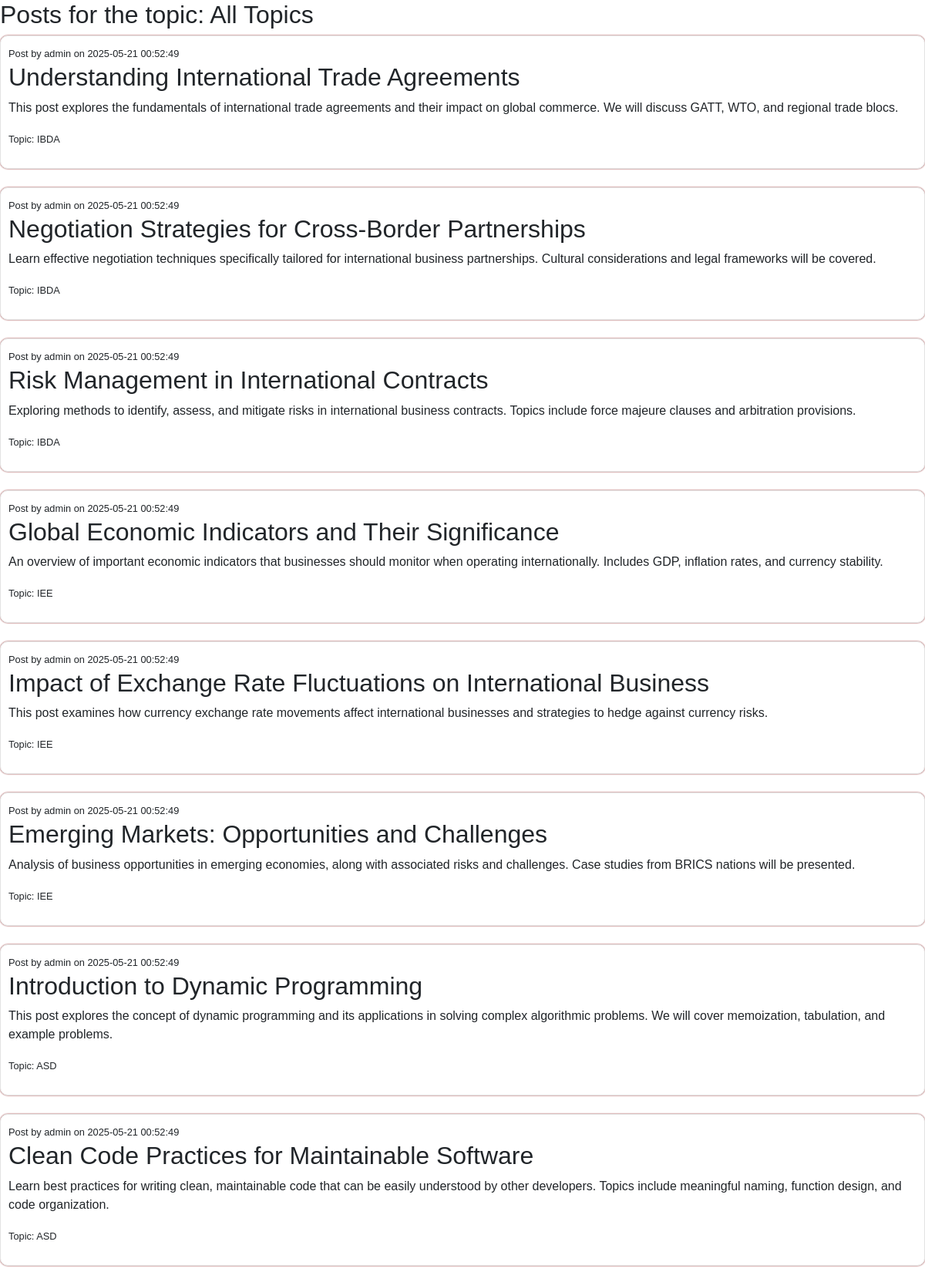
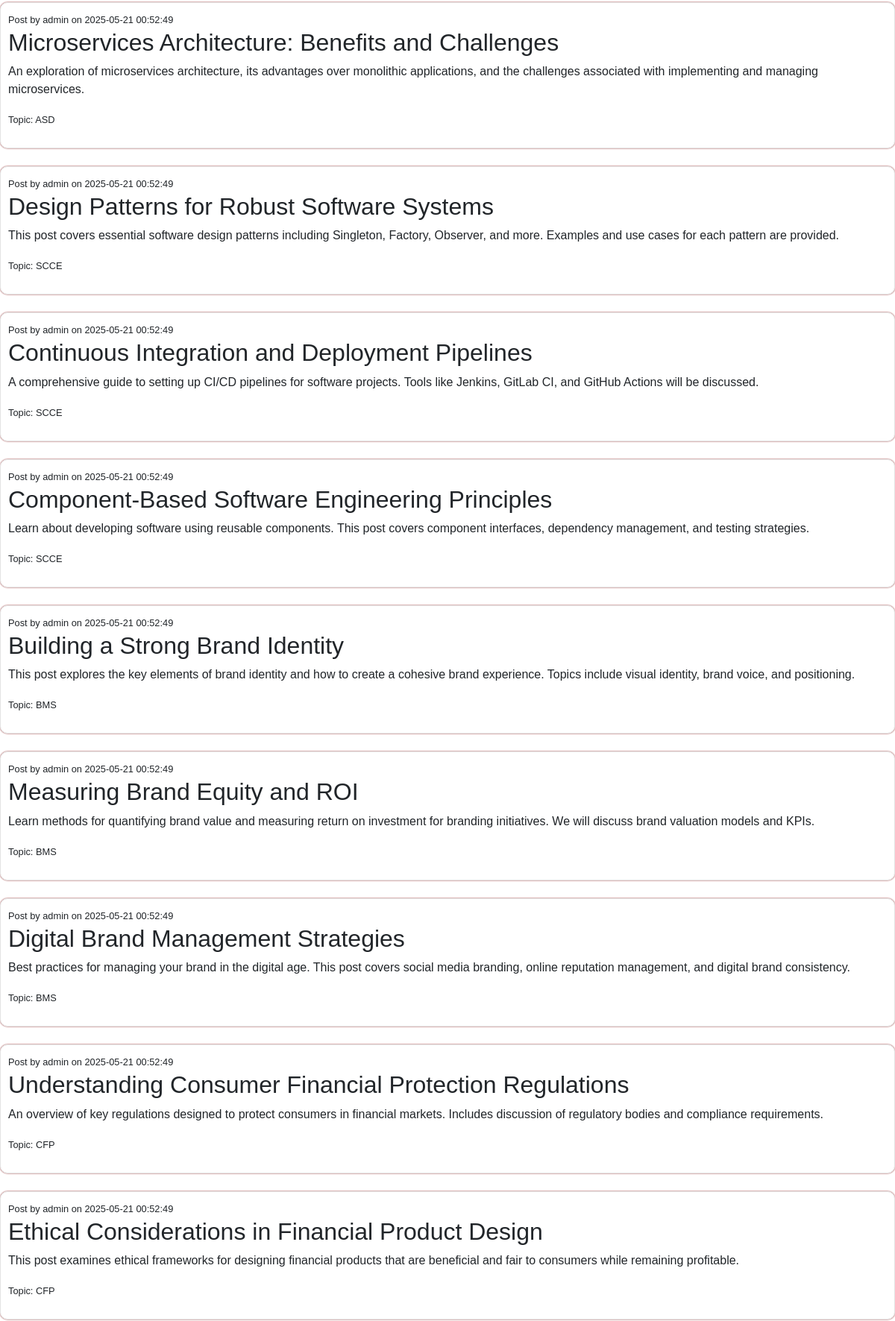
The app's page /view_posts.php (upper part) with its own data (2 pictures, top to bottom).
### tables this page shows
CREATE TABLE IF NOT EXISTS posts (
    id INT AUTO_INCREMENT PRIMARY KEY,
    user_id INT NOT NULL,
    title VARCHAR(255) NOT NULL,
    content TEXT NOT NULL,
    topic VARCHAR(100) NOT NULL,
    created_at TIMESTAMP DEFAULT CURRENT_TIMESTAMP,
    FOREIGN KEY (user_id) REFERENCES users(id) ON DELETE CASCADE
);

CREATE TABLE IF NOT EXISTS users (
    id INT AUTO_INCREMENT PRIMARY KEY,
    username VARCHAR(50) NOT NULL UNIQUE,
    password VARCHAR(255) NOT NULL,
    email VARCHAR(100) NOT NULL UNIQUE,
    created_at TIMESTAMP DEFAULT CURRENT_TIMESTAMP
);

### view_posts.php (the view, shortened to what this page needs)
<!DOCTYPE html>
<html lang="en">
<head>
    <link href="https://stackpath.bootstrapcdn.com/bootstrap/4.5.2/css/bootstrap.min.css" rel="stylesheet">
    <link href="css/styles.css" rel="stylesheet">
</head>
<body>
    <?php
    include 'db.php';
    $selectedTopic = isset($_GET['topic']) ? $_GET['topic'] : '';
    if ($selectedTopic) {
        $sql = "SELECT posts.id, posts.title, posts.content, posts.topic, posts.created_at, users.username
                FROM posts
                JOIN users ON posts.user_id = users.id
                WHERE posts.topic = '$selectedTopic'
                ORDER BY posts.created_at DESC";
    }
    else {
        $sql = "SELECT posts.id, posts.title, posts.content, posts.topic, posts.created_at, users.username
                FROM posts
                JOIN users ON posts.user_id = users.id";
        $sql .= " ORDER BY posts.created_at DESC";
    }
    $result = $conn->query($sql);
    if ($result && $result->num_rows > 0) {
        echo "<h2>Posts for the topic: " . ($selectedTopic ? $selectedTopic : 'All Topics') . "</h2>";
        while ($row = $result->fetch_assoc()) {
            echo displayPost($row, $conn);
        }
    } else {
        echo "<p>No posts found for the selected topic.</p>";
    }
    function displayPost($row, $conn) {
        echo "<div class='post mb-4 post-container'>";
        echo "<small class='post-meta'>Post by " . htmlspecialchars($row['username']) . " on " . $row['created_at'] . "</small>";
        echo "<h2 class='post-title'>" . htmlspecialchars($row['title']) . "</h2>";
        echo "<p class='post-content'>" . nl2br(htmlspecialchars($row['content'])) . "</p>";
        echo "<small class='post-topic'>Topic: " . htmlspecialchars($row['topic']) . "</small><br>";
        $post_id = $row['id'];
        $comment_sql = "SELECT comments.id, comments.content, comments.created_at, users.username
                        FROM comments
                        JOIN users ON comments.user_id = users.id
                        WHERE comments.post_id='$post_id'
                        ORDER BY comments.created_at DESC";
        $comment_result = $conn->query($comment_sql);
        echo "</div>";
    }
    ?>
</body>
</html>

### css/styles.css (style rules this page uses)
* { margin: 0; padding: 0; outline: none; box-sizing: border-box; font-family: 'Poppins', sans-serif; }
.post { border: 1px solid #e3e3e3; padding: 10px; margin-bottom: 20px; border-radius: 10px; box-shadow: 0px 0px 2px #800507; }

### records on screen
posts: user.username "admin", created_at "2025-05-21 00:52:49", title "Understanding International Trade Agreements", content "This post explores the fundamentals of international trade agreements and their impact on global commerce. We will discuss GATT, WTO, and regional trade blocs.", topic "IBDA"
posts: user.username "admin", created_at "2025-05-21 00:52:49", title "Negotiation Strategies for Cross-Border Partnerships", content "Learn effective negotiation techniques specifically tailored for international business partnerships. Cultural considerations and legal frameworks will be covered.", topic "IBDA"
posts: user.username "admin", created_at "2025-05-21 00:52:49", title "Risk Management in International Contracts", content "Exploring methods to identify, assess, and mitigate risks in international business contracts. Topics include force majeure clauses and arbitration provisions.", topic "IBDA"
posts: user.username "admin", created_at "2025-05-21 00:52:49", title "Global Economic Indicators and Their Significance", content "An overview of important economic indicators that businesses should monitor when operating internationally. Includes GDP, inflation rates, and currency stability.", topic "IEE"
posts: user.username "admin", created_at "2025-05-21 00:52:49", title "Impact of Exchange Rate Fluctuations on International Business", content "This post examines how currency exchange rate movements affect international businesses and strategies to hedge against currency risks.", topic "IEE"
posts: user.username "admin", created_at "2025-05-21 00:52:49", title "Emerging Markets: Opportunities and Challenges", content "Analysis of business opportunities in emerging economies, along with associated risks and challenges. Case studies from BRICS nations will be presented.", topic "IEE"
posts: user.username "admin", created_at "2025-05-21 00:52:49", title "Introduction to Dynamic Programming", content "This post explores the concept of dynamic programming and its applications in solving complex algorithmic problems. We will cover memoization, tabulation, and example problems.", topic "ASD"
posts: user.username "admin", created_at "2025-05-21 00:52:49", title "Clean Code Practices for Maintainable Software", content "Learn best practices for writing clean, maintainable code that can be easily understood by other developers. Topics include meaningful naming, function design, and code organization.", topic "ASD"
posts: user.username "admin", created_at "2025-05-21 00:52:49", title "Microservices Architecture: Benefits and Challenges", content "An exploration of microservices architecture, its advantages over monolithic applications, and the challenges associated with implementing and managing microservices.", topic "ASD"
posts: user.username "admin", created_at "2025-05-21 00:52:49", title "Design Patterns for Robust Software Systems", content "This post covers essential software design patterns including Singleton, Factory, Observer, and more. Examples and use cases for each pattern are provided.", topic "SCCE"
posts: user.username "admin", created_at "2025-05-21 00:52:49", title "Continuous Integration and Deployment Pipelines", content "A comprehensive guide to setting up CI/CD pipelines for software projects. Tools like Jenkins, GitLab CI, and GitHub Actions will be discussed.", topic "SCCE"
posts: user.username "admin", created_at "2025-05-21 00:52:49", title "Component-Based Software Engineering Principles", content "Learn about developing software using reusable components. This post covers component interfaces, dependency management, and testing strategies.", topic "SCCE"
posts: user.username "admin", created_at "2025-05-21 00:52:49", title "Building a Strong Brand Identity", content "This post explores the key elements of brand identity and how to create a cohesive brand experience. Topics include visual identity, brand voice, and positioning.", topic "BMS"
posts: user.username "admin", created_at "2025-05-21 00:52:49", title "Measuring Brand Equity and ROI", content "Learn methods for quantifying brand value and measuring return on investment for branding initiatives. We will discuss brand valuation models and KPIs.", topic "BMS"
posts: user.username "admin", created_at "2025-05-21 00:52:49", title "Digital Brand Management Strategies", content "Best practices for managing your brand in the digital age. This post covers social media branding, online reputation management, and digital brand consistency.", topic "BMS"
posts: user.username "admin", created_at "2025-05-21 00:52:49", title "Understanding Consumer Financial Protection Regulations", content "An overview of key regulations designed to protect consumers in financial markets. Includes discussion of regulatory bodies and compliance requirements.", topic "CFP"
posts: user.username "admin", created_at "2025-05-21 00:52:49", title "Ethical Considerations in Financial Product Design", content "This post examines ethical frameworks for designing financial products that are beneficial and fair to consumers while remaining profitable.", topic "CFP"
